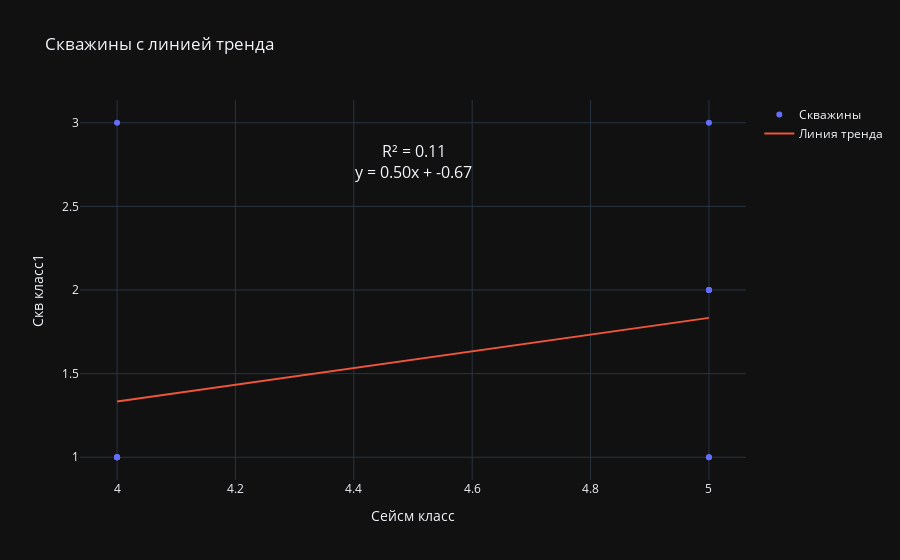

Notebook source saved alongside this figure:
### Code cell
plot_with_trendline(df, 'Сейсм класс', 'Скв класс1', 'Скважина')

### Figure 1 — Plotly figure (JSON) as saved in the notebook; plotly's stock layout.template omitted (floating-point values rounded to 4 significant figures)
{"data": [{"hoverinfo": "text", "mode": "markers", "name": "Скважины", "text": ["9, 2", "16, 17, 14, 15, 4", "8", "3, 7, 5", "9, 2", "16, 17, 14, 15, 4", "3, 7, 5", "3, 7, 5", "16, 17, 14, 15, 4", "16, 17, 14, 15, 4", "6", "16, 17, 14, 15, 4"], "x": [5, 4, 5, 5, 5, 4, 5, 5, 4, 4, 4, 4], "y": [1, 1, 3, 2, 1, 1, 2, 2, 1, 1, 3, 1], "type": "scatter"}, {"mode": "lines", "name": "Линия тренда", "x": [5, 4, 5, 5, 5, 4, 5, 5, 4, 4, 4, 4], "y": [1.833, 1.333, 1.833, 1.833, 1.833, 1.333, 1.833, 1.833, 1.333, 1.333, 1.333, 1.333], "type": "scatter"}], "layout": {"annotations": [{"font": {"size": 16}, "showarrow": false, "text": "R² = 0.11<br>y = 0.50x + -0.67", "x": 0.5, "xref": "paper", "y": 0.9, "yref": "paper"}], "title": {"text": "Скважины с линией тренда"}, "xaxis": {"title": {"text": "Сейсм класс"}}, "yaxis": {"title": {"text": "Скв класс1"}}}}
